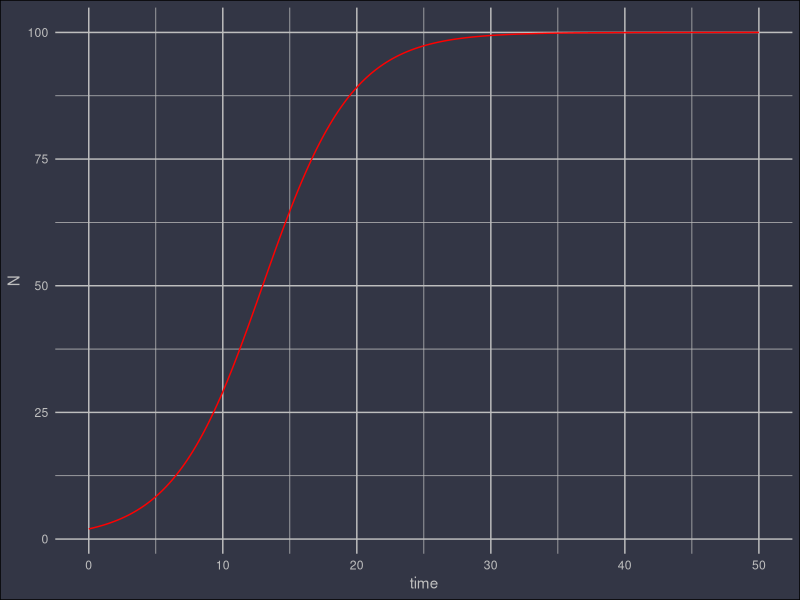
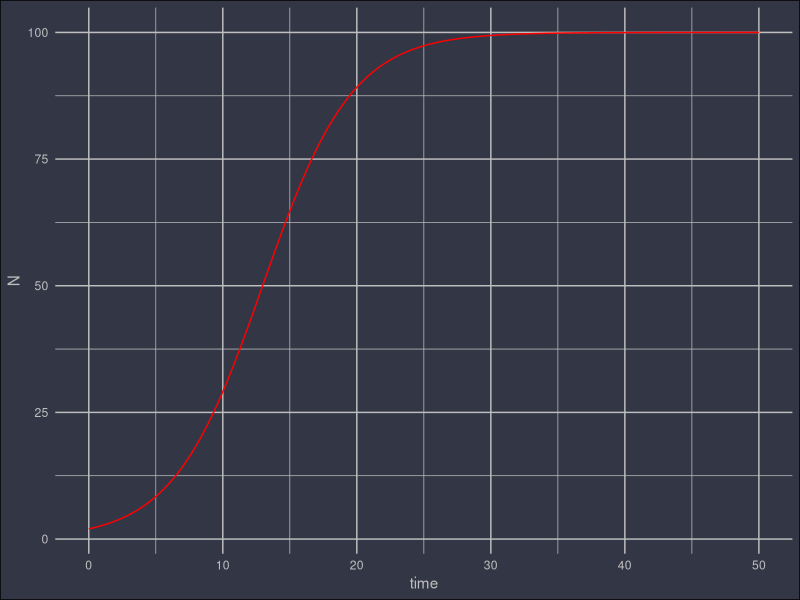

These charts were generated, in order, by the following R code:
## ---- chunk 1
library(tidyverse)
## ---- chunk 2
library(deSolve)

parameters <- c(r = 0.3, K = 100)
state <- c(N = 2)
logistic <- function(t, state, parameters) {
  with(as.list(c(state, parameters)), {
    dN <-  (1 - N / K) * (r * N )
    list(dN)
  })
}

times <- seq(0, 50, by = 0.2)
sol = as.data.frame(
  ode(y = state, times = times, func = logistic, parms = parameters)
)
 
## ---- chunk 3
ggplot(sol) + 
  geom_line(aes(time, N), col = 'red')+
   theme_minimal() +
  theme(
    plot.background = element_rect(fill = rgb(.2,.21,.27)),
    text = element_text(colour = 'grey'), 
    axis.text = element_text(colour = 'grey'), 
    panel.grid = element_line(colour = 'grey')
  )
## ---- chunk 4
r = 0.3
K = 100
N0 = 2
time <- seq(0, 50, by = 0.2)
sol = data.frame(
  time,
  N = K*N0/(N0 + (K - N0)*exp(-r*time))
)
 
## ---- chunk 5
ggplot(sol) + 
  geom_line(aes(time, N), col = 'red')+
   theme_minimal() +
  theme(
    plot.background = element_rect(fill = rgb(.2,.21,.27)),
    text = element_text(colour = 'grey'), 
    axis.text = element_text(colour = 'grey'), 
    panel.grid = element_line(colour = 'grey')
  )
